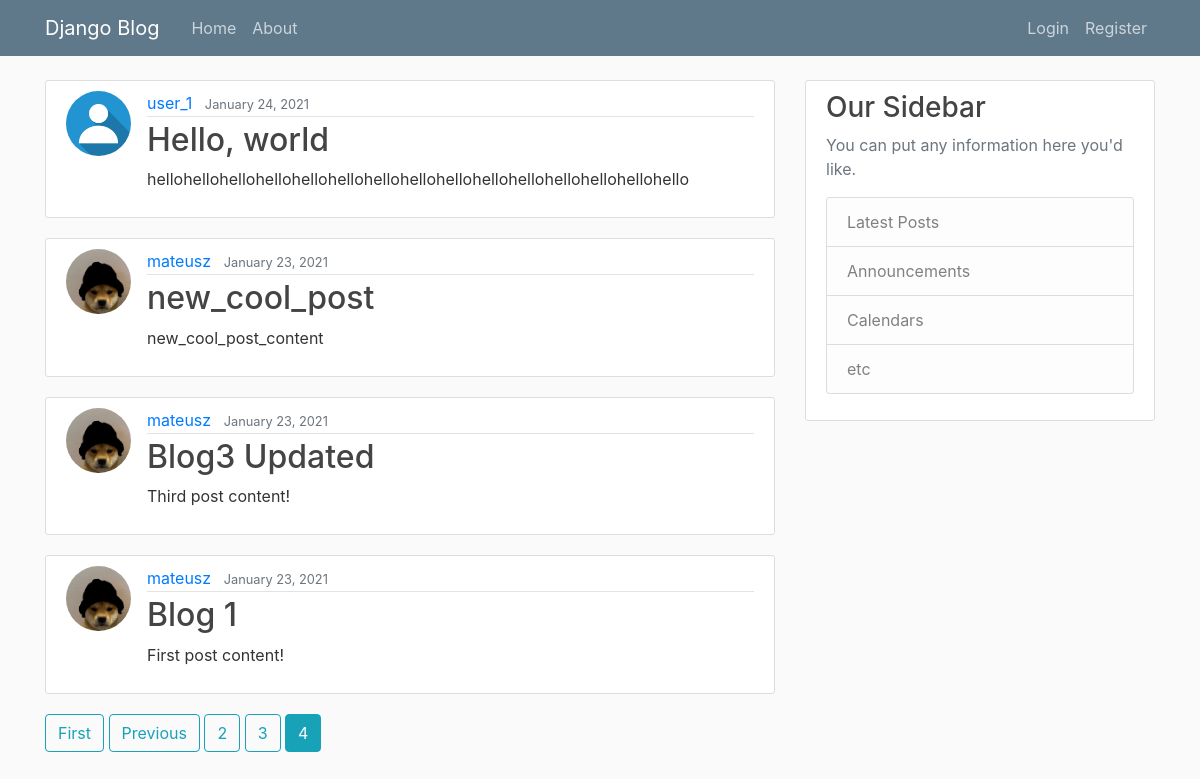
/?page=4, run on the app's committed database.
### blog/models.py (models this page shows, shortened)
class Post(models.Model):
    title = models.CharField(max_length=100)
    content = models.TextField()
    date_posted = models.DateTimeField(default=timezone.now)
    author = models.ForeignKey(User, on_delete=models.CASCADE)

### users/models.py (models this page shows, shortened)
class Profile(models.Model):
    user = models.OneToOneField(User, on_delete=models.CASCADE)
    image = models.ImageField(default='default.jpg', upload_to='profile_pics')

### blog/views.py (the view)
# urls.py: path('', PostListView.as_view(), name='blog-home'),
class PostListView(ListView):
    model = Post
    template_name = 'blog/home.html' # <app>/<model>_<viewtype>.html
    context_object_name = 'posts'
    ordering = ['-date_posted'] # newest to oldest
    paginate_by = 8

### blog/templates/blog/home.html (shortened to what this page needs)
{% extends "blog/base.html"%}
{% block content %}
    {% for post in posts %}
        <article class="media content-section">
            <img class="rounded-circle article-img" src=" {{ post.author.profile.image.url }} ">
            <div class="media-body">
                <div class="article-metadata">
                    <a class="mr-2" href="#">{{ post.author }}</a>
                    <small class="text-muted">{{ post.date_posted|date:"F d, Y" }}</small>
                </div>
                <h2><a class="article-title" href="{% url 'post-detail' post.id %}">{{ post.title }}</a></h2>
                <p class="article-content">{{ post.content }}</p>
            </div>
        </article>
    {% endfor %}
    {% if is_paginated %}
        {% if page_obj.has_previous %}
            <a class="btn btn-outline-info mb-4" href="?page=1">First</a>
            <a class="btn btn-outline-info mb-4" href="?page={{ page_obj.previous_page_number }}">Previous</a>
        {% endif %}
        {% for num in page_obj.paginator.page_range %}
            {% if page_obj.number == num %}
                <a class="btn btn-info mb-4" href="?page={{ num }}">{{ num }}</a>
                {% elif num > page_obj.number|add:'-3' and num < page_obj.number|add:'3' %}
                <a class="btn btn-outline-info mb-4" href="?page={{ num }}">{{ num }}</a>
            {% endif %}
        {% endfor %}
    {% endif %}
{% endblock content %}

### blog/static/blog/main.css (style rules this page uses)
body { background: #fafafa; color: #333333; margin-top: 5rem; }
h1, h2, h3, h4, h5, h6 { color: #444444; }
.content-section { background: #ffffff; padding: 10px 20px; border: 1px solid #dddddd; border-radius: 3px; margin-bottom: 20px; }
.article-title { color: #444444; }
.article-content { white-space: pre-line; }
.article-img { height: 65px; width: 65px; margin-right: 16px; }
.article-metadata { padding-bottom: 1px; margin-bottom: 4px; border-bottom: 1px solid #e3e3e3 }

### data on the page
Post: author.profile.image (placeholder picture), author "user_1", date_posted "January 24, 2021", title "Hello, world", content "hellohellohellohellohellohellohellohellohellohellohellohellohellohellohello"
Post: author.profile.image (picture), author "mateusz", date_posted "January 23, 2021", title "new_cool_post", content "new_cool_post_content"
Post: author.profile.image (picture), author "mateusz", date_posted "January 23, 2021", title "Blog3 Updated", content "Third post content!"
Post: author.profile.image (picture), author "mateusz", date_posted "January 23, 2021", title "Blog 1", content "First post content!"

### other printed values
{{ num }} "2" "3"
{{ num }} "4"
